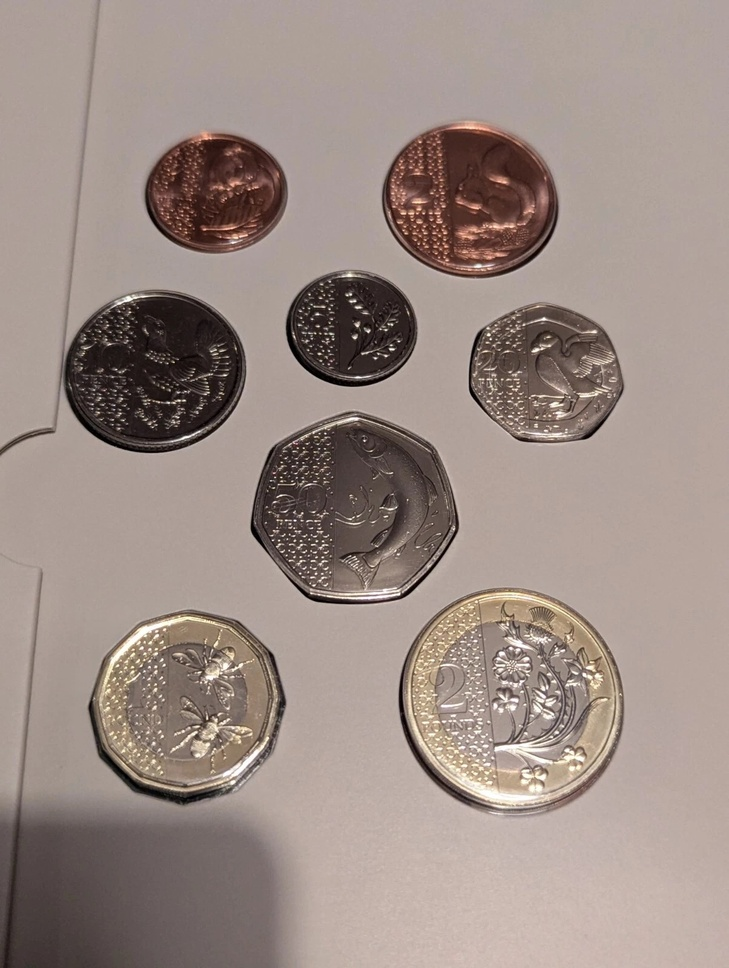
#> input picture practice/basic_opencv/gradient_ed/coin1.jpg, 729 x 968 px, shrunk from 1204 x 1600 before the run
$ python canny.py
#> lines starting #> are read from the running program, lines starting #| are printed output that depends on the picture; after the words box and inside, x2 and y2 are one past the last pixel; in counts of white or black regions, pixels touching at a corner belong together
import cv2
import os

imagepath = os.path.join(".", "coin1.jpg")
img = cv2.imread(imagepath, 0)
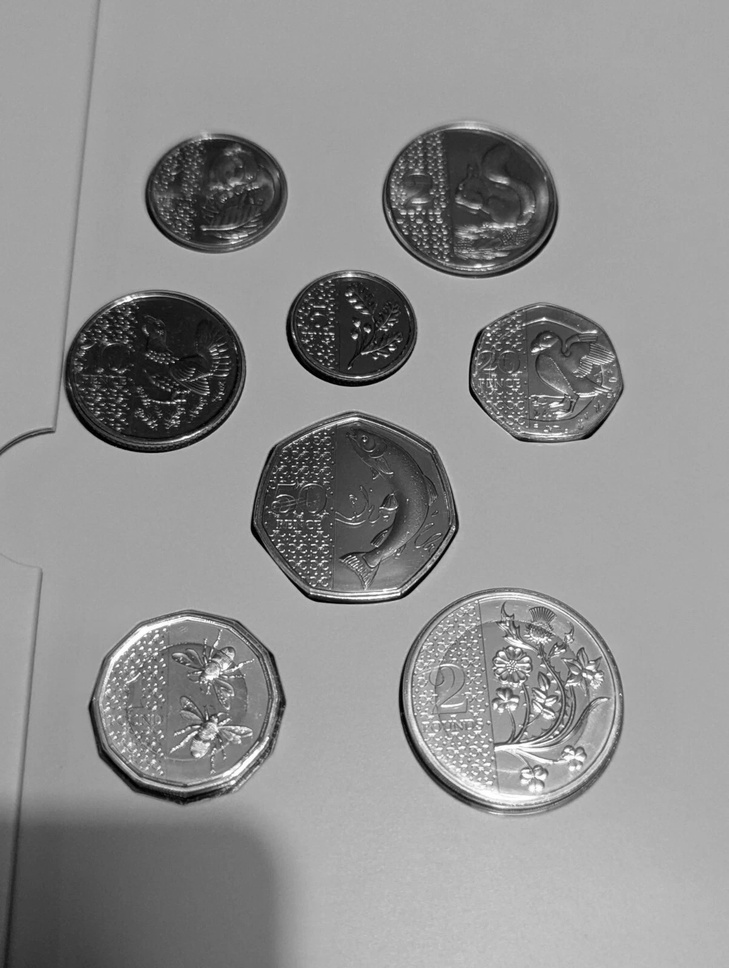
#> img: shape (968, 729); min 0, max 255, mean 144.1
blur = cv2.GaussianBlur(img, (5, 5), 1.4)
edges = cv2.Canny(blur, 100, 200)
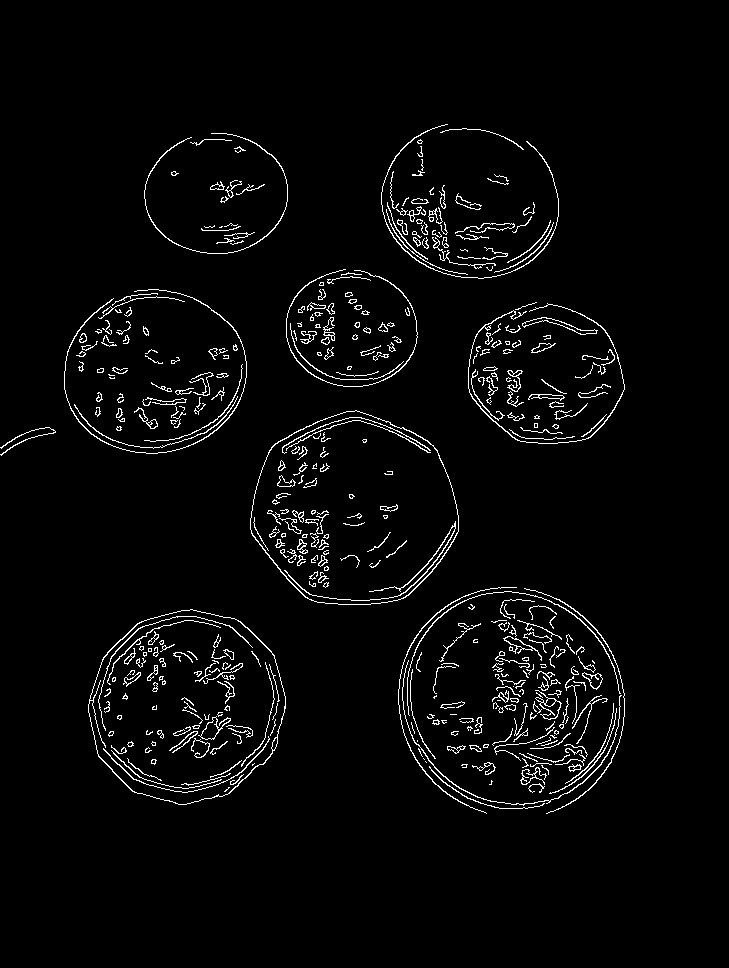
#> edges: shape (968, 729); 3.1% white in thin lines or dots, all inside (x1, y1, x2, y2) = (0, 124, 625, 814)

cv2.imshow("Canny Edge", edges)
cv2.waitKey(0)
